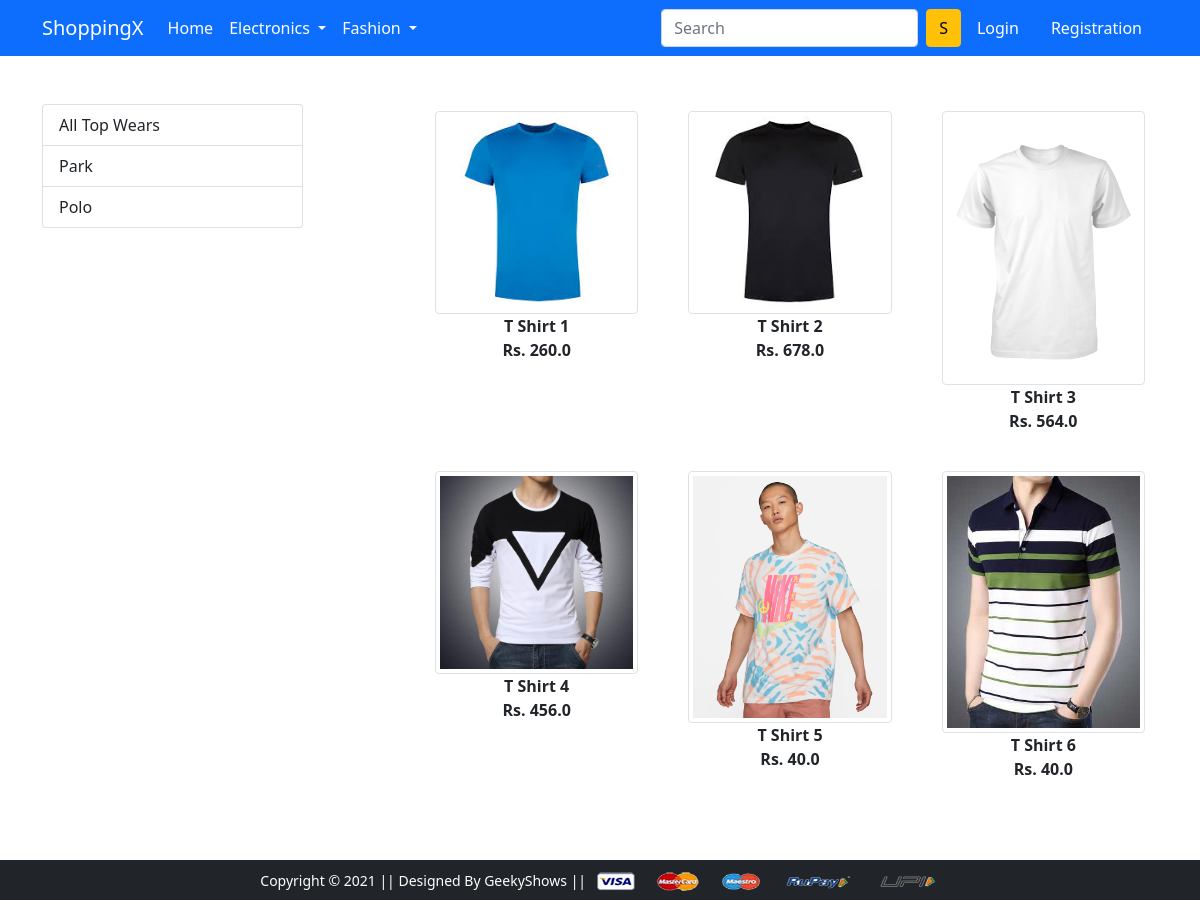
Screenshot of /topwear/ with the database file from the repository.
### app/models.py (models this page shows, shortened)
class Product(models.Model):
    title = models.CharField(max_length=100)
    selling_price = models.FloatField()
    discounted_price = models.FloatField()
    description = models.TextField()
    brand = models.CharField(max_length=100)
    category = models.CharField(choices=CATEGORY_CHOICES, max_length=2)
    product_image = models.ImageField(upload_to='productimg')

### app/views.py (the view)
# urls.py: path('topwear/', views.topwear, name='topwear'),
def topwear(request, topweardata=None):
    if topweardata == None:
        tshirt = Product.objects.filter(category='TW')
    elif topweardata == 'Park' or topweardata == 'Polo':
        tshirt = Product.objects.filter(category='TW').filter(brand=topweardata)
    return render(request, 'app/topwear.html', {'tshirt':tshirt})

### app/templates/app/topwear.html (shortened to what this page needs)
{% extends 'app/base.html' %}
{% load static %}
{% block main-content %}
<div class="container my-5">
    <div class="row">
        <div class="col-sm-3">
            <div class="list-group">
                <a href="{% url 'topwear' %}" class="list-group-item list-group-item-action" aria-current="true">All Top
                    Wears</a>
                <a href="{% url 'topwearsingle' 'Park' %}" class="list-group-item list-group-item-action" aria-current="true">Park</a>
                <a href="{% url 'topwearsingle' 'Polo'%}" class="list-group-item list-group-item-action" aria-current="true">Polo</a>
            </div>
        </div>
        <div class="col-sm-8 offset-sm-1">
            <div class="row">
                {% for product in tshirt %}
                <div class="col-sm-4 text-center mb-4">
                    <a href="{% url 'product-detail' product.id %}" class="btn">
                        <div class="item">
                            <img class="img-thumbnail" src="{{product.product_image.url}}" height="300" alt="">
                            <div class="fw-bold"> {{ product.title}} </div>
                            <div class="fw-bold">Rs. {{ product.discounted_price}} <small class="fw-light text-decoration-line-through"> {{ tproduct.selling_price}} </small> </div>
                        </div>
                    </a>
                </div>
                {% endfor %}
            </div>
        </div>
    </div>
</div>
{% endblock main-content %}

### rows the page displays
Product: product_image (picture), title "T Shirt 1", discounted_price "260.0"
Product: product_image (picture), title "T Shirt 2", discounted_price "678.0"
Product: product_image (picture), title "T Shirt 3", discounted_price "564.0"
Product: product_image (picture), title "T Shirt 4", discounted_price "456.0"
Product: product_image (picture), title "T Shirt 5", discounted_price "40.0"
Product: product_image (picture), title "T Shirt 6", discounted_price "40.0"
